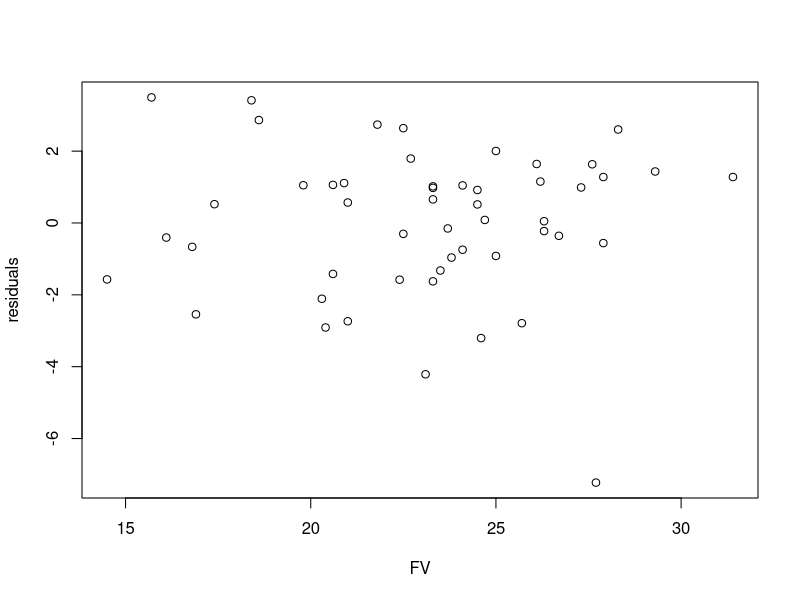
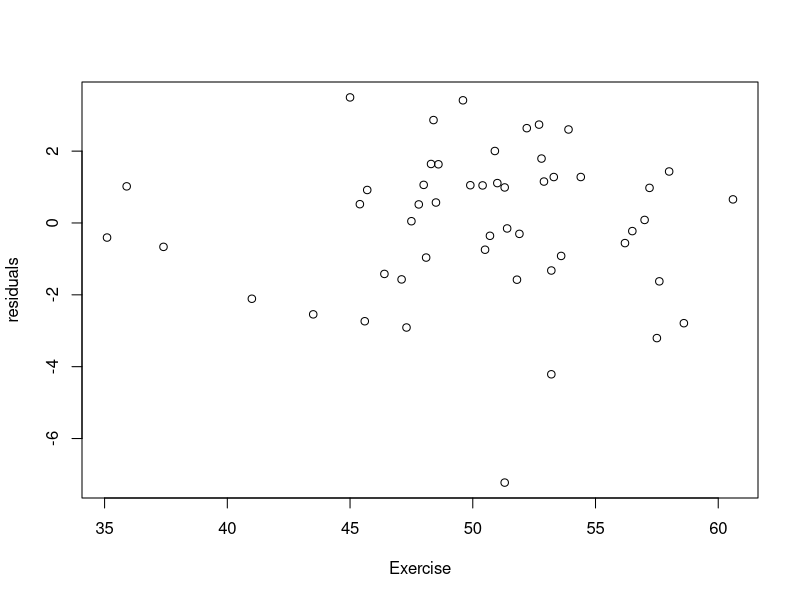
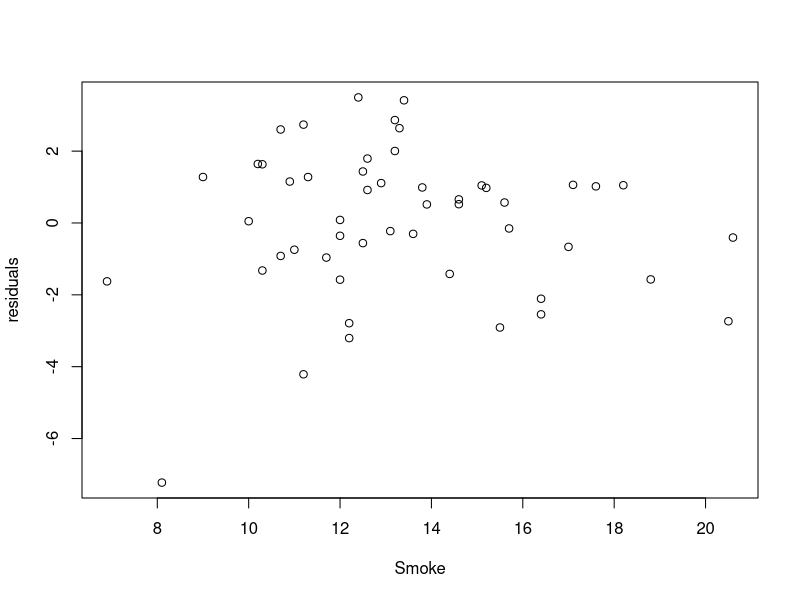
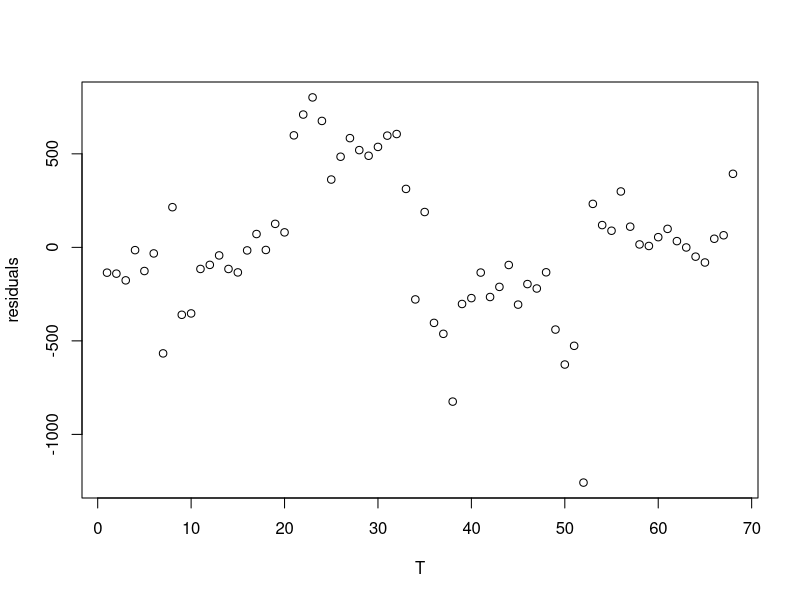

Here is the R script that generated these plots, in order:
## ---- chunk 1
library(readxl)
setwd("C:/Users/timma/Documents/GitHub/FIN6572Fall2020/Problem Sets/Ch6")
## ---- chunk 2
myData = read_xlsx("Ch6_Q15_Data_File.xlsx")
## ---- chunk 3
Model = lm(Price ~ Sqft + Beds + Baths + Colonial, data = myData)
summary(Model)
## ---- chunk 4
myData = read_xlsx("Ch6_Q21_Data_File.xlsx")
## ---- chunk 5
Model = lm(Property_Taxes ~ Size, data = myData)
summary(Model)
## ---- chunk 6
myData = read_xlsx("Ch6_Q26_Data_File.xlsx")
## ---- chunk 7
Model = lm(Ownership ~ Income, data = myData)
summary(Model)
## ---- chunk 8
myData = read_xlsx("Ch6_Q37_Data_File.xlsx")
## ---- chunk 9
Model = lm(R_Rf ~ RM_Rf, data = myData)
summary(Model)
## ---- chunk 10
Modelcov = vcov(Model)
t = (Model[["coefficients"]][["RM_Rf"]]-1)/sqrt(Modelcov[2,2])
t
pt(-t,length(myData$RM_Rf))
## ---- chunk 11
myData = read_xlsx("Ch6_Q47_Data_File.xlsx")
## ---- chunk 12
Model = lm(y ~ x + d1 + d2 + d3, data = myData)
summary(Model)
## ---- chunk 13
Model2 <- lm(y ~ x + d2 + d3 + d4, data = myData)
summary(Model2)
## ---- chunk 14
myData = read_xlsx("Ch6_Q59_Data_File.xlsx")
## ---- chunk 15
Model = lm(Healthy ~ FV + Exercise + Smoke, data = myData)
summary(Model)
## ---- chunk 16
cor(myData[,2:5])
residuals<-resid(Model)
plot(residuals~FV,myData)
plot(residuals~Exercise,myData)
plot(residuals~Smoke,myData)
## ---- chunk 17
myData = read_xlsx("Ch6_Q61_Data_File.xlsx")
## ---- chunk 18
Model = lm(Consumption ~ Income, data = myData)
summary(Model)
residuals<-resid(Model)
T<-seq(1,length(residuals))
plot(residuals~T)
